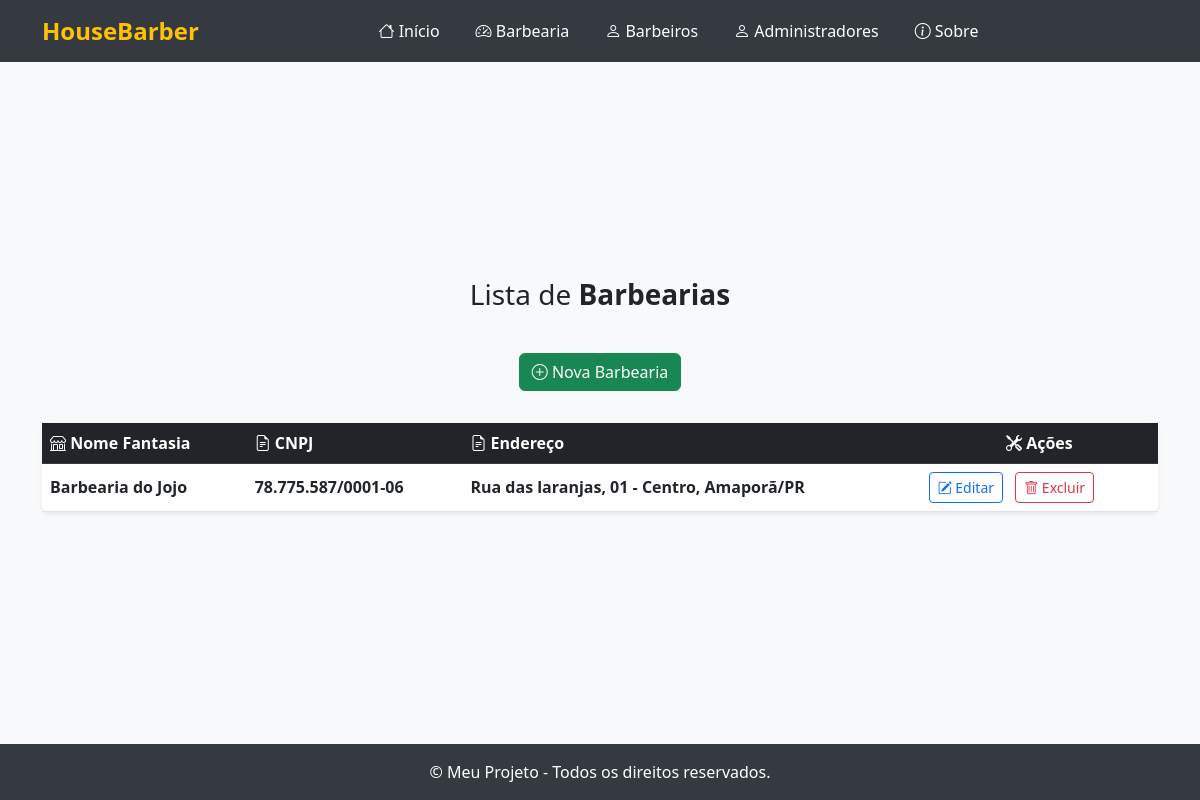
Page /listar/barbearias/ on the committed database.
### cadastros/models.py (models this page shows, shortened)
class Barbearia(models.Model):
    nome_fantasia = models.CharField(max_length=255, help_text="Nome fantasia da barbearia")
    razao_social = models.CharField(max_length=255, help_text="Razão social da barbearia")
    cnpj = models.CharField(max_length=18, help_text="CNPJ da barbearia")
    telefone = models.CharField(max_length=20, help_text="Telefone de contato da barbearia")
    email = models.EmailField(help_text="E-mail da barbearia")
    endereco = models.OneToOneField(Endereco, on_delete=models.CASCADE, related_name='barbearia', help_text="Endereço da barbearia")

class Endereco(models.Model):
    rua = models.CharField(max_length=255, help_text="Nome da rua do endereço")
    numero = models.CharField(max_length=20, help_text="Número do endereço")
    complemento = models.CharField(max_length=255, blank=True, null=True, help_text="Complemento do endereço (opcional)")
    bairro = models.CharField(max_length=100, help_text="Bairro do endereço")
    cidade = models.CharField(max_length=100, help_text="Cidade do endereço")
    estado = models.CharField(max_length=2, help_text="UF do estado (ex: SP, RJ)")
    cep = models.CharField(max_length=10, help_text="CEP do endereço")
    def __str__(self):
        return f"{self.rua}, {self.numero} - {self.bairro}, {self.cidade}/{self.estado}"

### cadastros/views.py (the view)
# urls.py: path('listar/barbearias/', BarbeariaListView.as_view(), name='barbearia-lista' ),
class BarbeariaListView(ListView):
    model = Barbearia
    template_name = 'listas/barbearia.html'
    context_object_name = 'barbearias'

### cadastros/templates/listas/barbearia.html (shortened to what this page needs)
{% extends "paginas/modelo.html" %}
{% block conteudo %}
<h3>
    Lista de <b>Barbearias</b>
</h3>
<div class="d-flex justify-content-center mb-3">
    <a class="btn btn-success mb-3" href="{% url 'cadastrar-barbearia' %}">
        <i class="bi bi-plus-circle"></i> Nova Barbearia
    </a>
</div>
<table class="table table-hover align-middle shadow-sm rounded bg-white">
    <thead class="table-dark">
        <tr>
            <th scope="col"><i class="bi bi-shop"></i> Nome Fantasia</th>
            <th scope="col"><i class="bi bi-file-earmark-text"></i> CNPJ</th>
            <th scope="col"><i class="bi bi-file-earmark-text"></i> Endereço</th>
            <th scope="col" class="text-center"><i class="bi bi-tools"></i> Ações</th>
        </tr>
    </thead>
    <tbody>
        {% for object in object_list %}
            <tr>
                <td class="fw-semibold">{{ object.nome_fantasia }}</td>
                <td class="fw-semibold">{{ object.cnpj }}</td>
                <td class="fw-semibold">{{ object.endereco }}</td>
                <td>
                    <a class="btn btn-outline-primary btn-sm me-2" href="{% url 'editar-barbearia' object.pk  %}">
                        <i class="bi bi-pencil-square"></i> Editar
                    </a>
                    <a class="btn btn-outline-danger btn-sm" href="{% url 'excluir-barbearia' object.pk  %}">
                        <i class="bi bi-trash"></i> Excluir
                    </a>
                </td>
            </tr>
        {% empty %}
            <tr>
                <td colspan="3" class="text-center text-muted py-4">
                    <i class="bi bi-exclamation-circle"></i> Nenhum registro encontrado.
                </td>
            </tr>
        {% endfor %}
    </tbody>
</table>
{% endblock %}

### paginas/templates/paginas/modelo.html (style rules this page uses)
body { min-height: 100vh; display: flex; flex-direction: column; background: #f8f9fa; }

### rows in the picture
Barbearia: nome_fantasia "Barbearia do Jojo", cnpj "78.775.587/0001-06", endereco "Rua das laranjas, 01 - Centro, Amaporã/PR"
